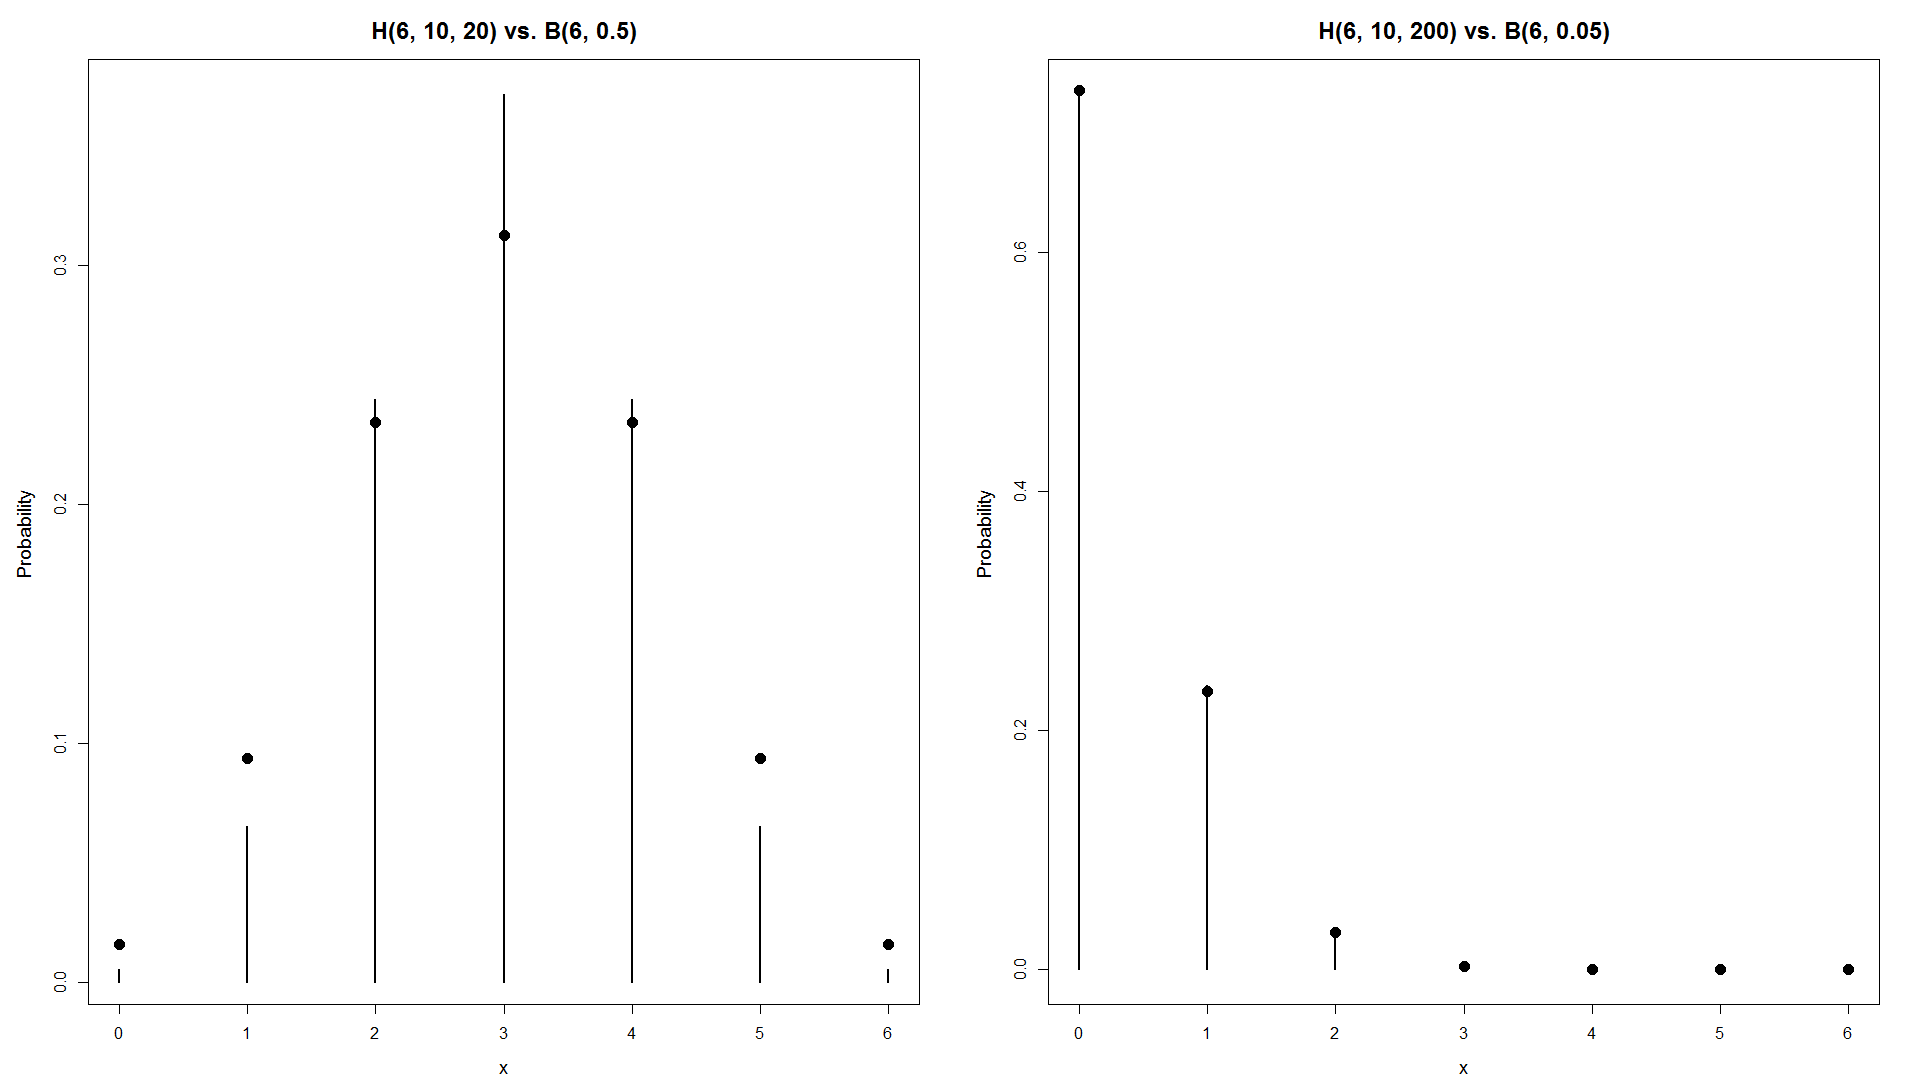

This chart was generated by the following R code:
# setting up the axis label size and margin (bottom, left, top, right) 
par(cex.lab = 1.2, cex.main = 1.5, mar = c(4,4.5,3,2)+0.1, mgp = c(2.8,1,0), mfrow = c(1, 2))

#set the values
  m = 10
  x = 2
  N = 20
  n = 6
#dhyper(x,m,N-m,n)

# Plot the two functions on the left
plot(0:6, dhyper(0:6, 10, 10, 6), type = "h", lwd = 2,
     xlab = "x", ylab = "Probability ", main = "H(6, 10, 20) vs. B(6, 0.5)")
points(0:6, dbinom(0:6, 6, 0.5), pch = 16, cex = 1.5, col = "black")

#Plot the two functions on the right
plot(0:6, dhyper(0:6, 10, 190, 6), type = "h", lwd = 2,
     xlab = "x", ylab = "Probability ", main = "H(6, 10, 200) vs. B(6, 0.05)")
points(0:6, dbinom(0:6, 6, 0.05),pch = 16, cex = 1.5, col = "black")
